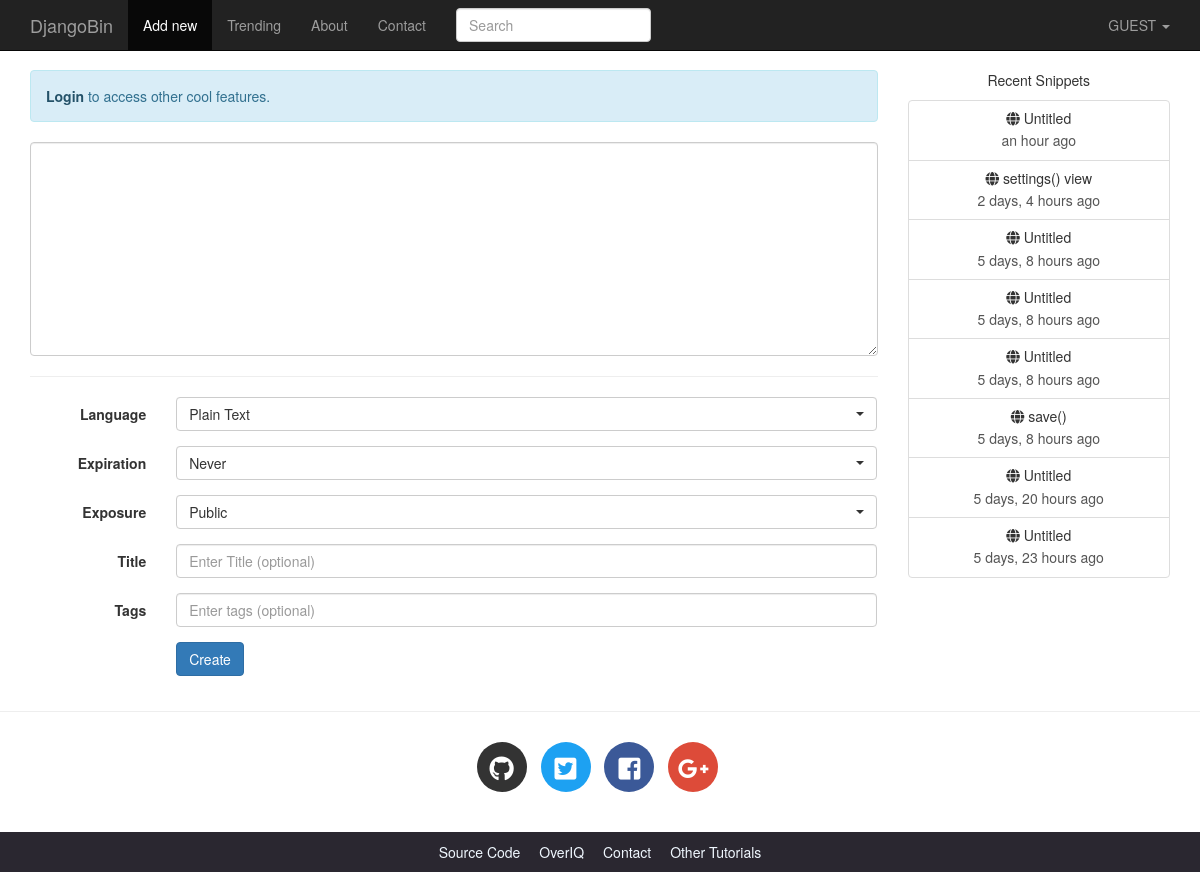
The page / on the database its author committed.
### djangobin/models.py (models this page shows, shortened)
class Language(models.Model):
    name = models.CharField(max_length=100)
    lang_code = models.CharField(max_length=100, unique=True, verbose_name='Language Code')
    slug = models.SlugField(max_length=100, unique=True)
    mime = models.CharField(max_length=100, help_text='MIME to use when sending snipper as file')
    file_extension = models.CharField(max_length=10)
    created_on = models.DateTimeField(auto_now_add=True)
    updated_on = models.DateTimeField(auto_now=True)
    def __str__(self):
        return self.name
    class Meta:
        ordering = ['name']

class Snippet(models.Model):
    title = models.CharField(max_length=200, blank=True)
    original_code = models.TextField()
    highlighted_code = models.TextField(blank=True, help_text="Read only field. Will contain the \
                                    syntax-highlited version of the original code.")
    expiration = models.CharField(max_length=10, choices=Pref.expiration_choices)
    exposure = models.CharField(max_length=10, choices=Pref.exposure_choices)
    hits = models.IntegerField(default=0, help_text='Read only field. Willd be updated after every visit to snippet.')
    slug = models.SlugField(help_text='Read only field. Will be updated automatically.')
    created_on = models.DateTimeField(auto_now_add=True)
    language = models.ForeignKey(Language, on_delete=models.CASCADE)
    user = models.ForeignKey(User, on_delete=models.CASCADE)
    tags = models.ManyToManyField('Tag', blank=True)
    def get_absolute_url(self):
        return reverse('djangobin:snippet_detail', args=[self.slug])
    class Meta:
        ordering = ['-created_on']

### djangobin/views.py (the view)
# urls.py: path('', views.index, name='index'),
def index(request):
    if request.method == 'POST':
        f = SnippetForm(request, request.POST)
        if f.is_valid():
            snippet = f.save(request)
            return redirect(reverse('djangobin:snippet_detail', args=[snippet.slug]))
    else:
        f = SnippetForm(request)
    return render(request, 'djangobin/index.html', {'form': f})

### djangobin/context_processors.py (called while the page is built)
def recent_snippets(request):
    return dict(recent_snippets=Snippet.objects.filter(exposure='public').order_by('-id')[:8])

### djangobin/templates/djangobin/index.html (shortened to what this page needs)
{% extends 'djangobin/base.html' %}
{% load static %}
{% block main %}
    <form action="" class="form-horizontal" method="post">
        {{ form.original_code }}
        <hr>
        <div class="form-group">
            <label for="{{ form.language.id_for_label }}" class="col-sm-2 control-label">Language</label>
            <div class="col-lg-10 col-md-10 col-sm-10">
                {{ form.language }}
            </div>
        </div>
        <div class="form-group">
            <label for="{{ form.expiration.id_for_label }}" class="col-sm-2  control-label">Expiration</label>
            <div class="col-lg-10 col-md-10 col-sm-10">
                {{ form.expiration }}
            </div>
        </div>
        <div class="form-group">
            <label for="{{ form.exposure.id_for_label }}" class="col-sm-2  control-label">Exposure</label>
            <div class="col-lg-10 col-md-10 col-sm-10">
                {{ form.exposure }}
            </div>
        </div>
        <div class="form-group">
            <label for="{{ form.title.id_for_label }}" class="col-sm-2  control-label">Title</label>
            <div class="col-lg-10 col-md-10 col-sm-10">
                {{ form.title }}
            </div>
        </div>
        <div class="form-group">
            <label for="{{ form.snippet_tags.id_for_label }}" class="col-sm-2  control-label">Tags</label>
            <div class="col-lg-10 col-md-10 col-sm-10">
                {{ form.snippet_tags }}
            </div>
        </div>
        <div class="form-group">
            <label for="inputEmail3" class="col-sm-2 control-label"></label>
            <div class="col-lg-10 col-md-10 col-sm-10">
                <button type="submit" class="btn btn-primary">Create</button>
            </div>
        </div>
    </form>
{% endblock %}

### djangobin/templates/djangobin/base.html (shortened to what this page needs)
<!DOCTYPE html>
<html lang="en">
<head>
    {% load static %}
    {% load humanize %}
    <link rel="stylesheet" href="{% static 'djangobin/css/bootstrap.min.css' %}" >
    <link rel="stylesheet" href="{% static 'djangobin/css/bootstrap-select.min.css' %}" >
    <link href="https://use.fontawesome.com/releases/v5.0.7/css/all.css" rel="stylesheet">
    <link rel="stylesheet" href="{% static 'djangobin/css/main.css' %}">
    <link rel="stylesheet" href="{% static 'djangobin/css/default.css' %}">
</head>
<body>
<nav class="navbar navbar-default navbar-inverse navbar-fixed-top">
    <div class="container">
        <div class="navbar-header">
            <a class="navbar-brand" href="{% url 'djangobin:index' %}">DjangoBin</a>
        </div>
        <div class="collapse navbar-collapse" id="bs-example-navbar-collapse-1">
            <ul class="nav navbar-nav">
                <li {% if request.path == '/' %}class='active'{% endif %} >
                    <a href="{% url 'djangobin:index' %}">Add new</a>
                </li>
                <li {% if request.path == '/trending/' %}class='active'{% endif %}>
                     <a href="{% url 'djangobin:trending_snippets' %}">Trending<span class="sr-only">(current)</span></a>
                </li>
                <li {% if request.path == '/about/' %}class='active'{% endif %}>
                    <a href="">About</a>
                </li>
                <li {% if request.path == '/contact/' %}class='active'{% endif %}>
                    <a href="{% url 'djangobin:contact' %}">Contact</a>
                </li>
            </ul>
            <form action="" class="navbar-form navbar-left" method="get">
                <div class="form-group">
                    <input type="text" name="query" class="form-control" placeholder="Search" value="">
                </div>
            </form>
            <ul class="nav navbar-nav navbar-right">
                <li class="dropdown">
                    <a href="#" class="dropdown-toggle" data-toggle="dropdown" role="button"
                       aria-haspopup="true" aria-expanded="false">
                        {% if request.user.is_authenticated %}
                            {{ request.user.username|upper }}
                        {% else %}
                            GUEST
                        {% endif %}
                        <span class="caret"></span>
                    </a>
                </li>
            </ul>
        </div>
    </div>
</nav>
<div class="container">
    <div class="row">
        <div class="col-lg-9 col-md-9">
            {% if not request.user.is_authenticated and not request.path == '/login/'  %}
                <p class="alert alert-info">
                  <a href="{% url 'djangobin:login' %}?next={{ request.path }}" class="alert-link">Login</a> to access other cool features.
                </p>
            {% endif %}
            {% block main %}{% endblock %}
        </div>
        <div class="col-lg-3 col-md-3 text-center hidden-sm hidden-xs">
            <p>Recent Snippets</p>
            <div class="list-group">
              {% for recent_snippet in recent_snippets %}
                  <a href="{{ recent_snippet.get_absolute_url }}" class="list-group-item">
                      <h5 class="list-group-item-heading"><span class="fa fa-globe
"></span> {{ recent_snippet.title }}</h5>
                      <p class="list-group-item-text">{{ recent_snippet.created_on|naturaltime }}</p>
                  </a>
              {% endfor %}
            </div>
        </div>
    </div>
</div>
<hr>
<footer>
    <div class="social-icons">
        <div class="container text-center">
            <ul class="list-inline">
                <li class="list-inline-item social-github">
                    <a href="https://github.com/">
                        <i class="fab fa-github"></i>
                    </a>
                </li>
                <li class="list-inline-item social-twitter">
                    <a href="https://twitter.com/">
                        <i class="fab fa-twitter-square"></i>
                    </a>
                </li>
                <li class="list-inline-item social-facebook">
                    <a href="https://www.facebook.com/">
                        <i class="fab fa-facebook-square"></i>
                    </a>
                </li>
                <li class="list-inline-item social-google-plus">
                    <a href="https://plus.google.com/">
                        <i class="fab fa-google-plus-g"></i>
                    </a>
                </li>
            </ul>
        </div>
    </div>
    <div class="main-footer">
        <div class="container text-center">
            <ul>
                <li><a href="#">Source Code</a></li>
                <li><a href="#">OverIQ</a></li>
                <li><a href="#">Contact</a></li>
                <li><a href="#">Other Tutorials</a></li>
            </ul>
        </div>
    </div>
</footer>
</body>
</html>

### djangobin/static/djangobin/css/main.css (style rules this page uses)
body { padding-top: 70px; }
.social-icons { margin: 30px 0; }
footer .social-icons ul.list-inline li a { display: block; width: 50px; height: 50px; color: #fff; border-radius: 100%; font-size: 25px; line-height: 50px; }
footer .social-icons ul.list-inline li.social-github a { background-color: #333; transition: all .2s ease-in-out; }
footer .social-icons ul.list-inline li.social-twitter a { background-color: #1da1f2; transition: all .2s ease-in-out; }
footer .social-icons ul.list-inline li.social-facebook a { background-color: #3b5998; transition: all .2s ease-in-out; }
footer .social-icons ul.list-inline li.social-google-plus a { background-color: #dd4b39; transition: all .2s ease-in-out; }
.main-footer { background-color: #2a2730; }
.main-footer ul { margin-top: 10px; padding-left: 0; }
.main-footer li { display: inline; }
.main-footer li a { color: aliceblue; }
.main-footer li+ li { margin-left: 15px; }

### rows shown on the page
Language: language "Plain Text"
Snippet: title "Untitled", created_on "an hour ago"
Snippet: title "settings() view", created_on "2 days, 4 hours ago"
Snippet: title "Untitled", created_on "5 days, 8 hours ago"
Snippet: title "Untitled", created_on "5 days, 8 hours ago"
Snippet: title "Untitled", created_on "5 days, 8 hours ago"
Snippet: title "save()", created_on "5 days, 8 hours ago"
Snippet: title "Untitled", created_on "5 days, 20 hours ago"
Snippet: title "Untitled", created_on "5 days, 23 hours ago"
